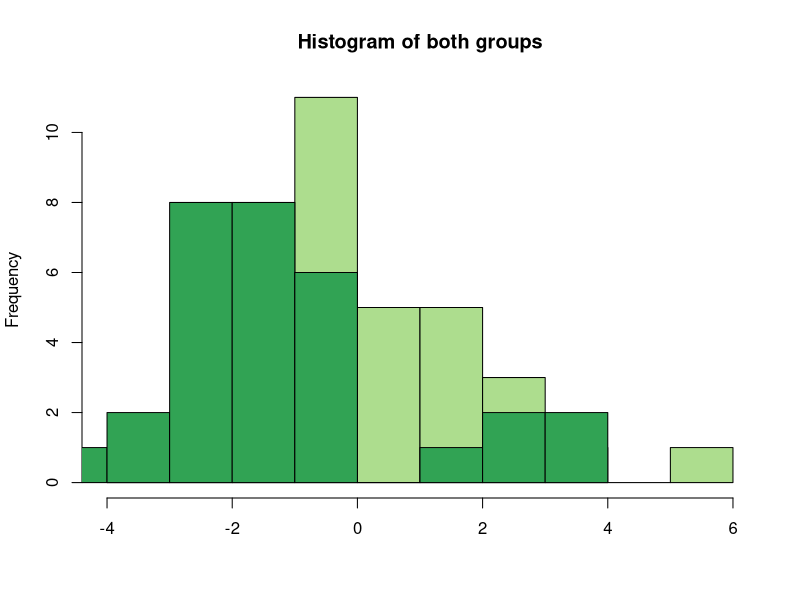
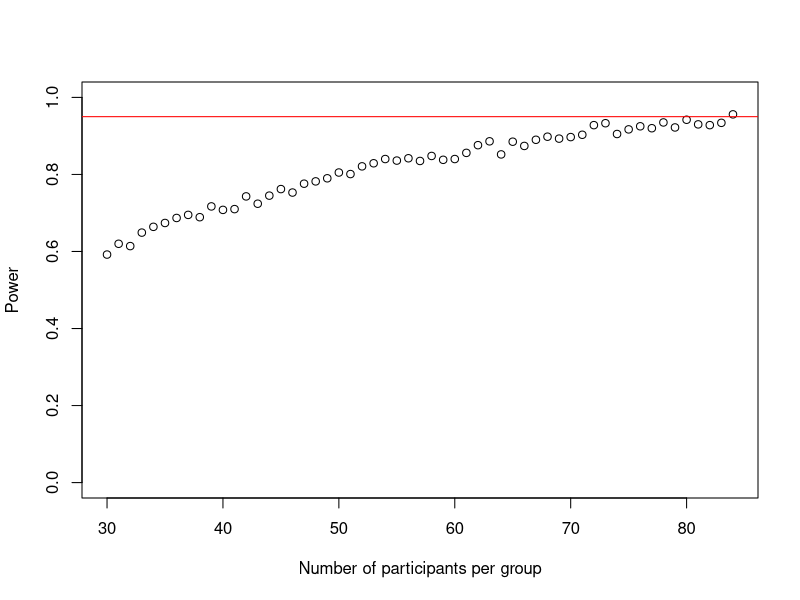
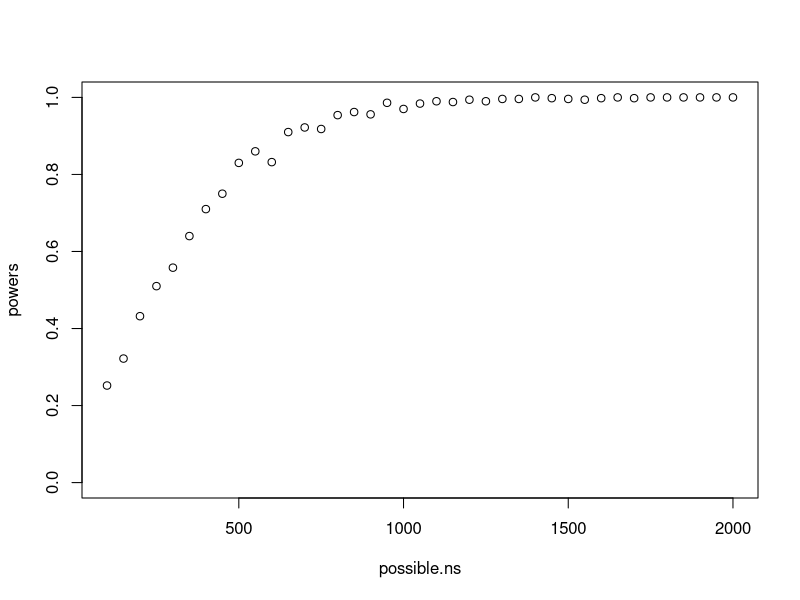

Write the R code that produced these figures, in order.

##### I. SIMULATED T-TESTS OF MEAN DIFFERENCES AND POWER

set.seed(1234)
group1 <- rnorm(30, 1, 2)
group2 <- rnorm(30, 0, 2)


hist(group1, col = "#addd8e", breaks = 10, main = "Histogram of both groups", xlab = "")
hist(group2, add = TRUE, breaks = 10, col= "#31a354")


t.test(group1, group2, paired = FALSE, var.equal = TRUE, conf.level = 0.9)


set.seed(1)
n_sims <- 1000 # we want 1000 simulations
p_vals <- c()
for(i in 1:n_sims){
  group1 <- rnorm(30,1,2) # simulate group 1
  group2 <- rnorm(30,0,2) # simulate group 2
  p_vals[i] <- t.test(group1, group2, paired = FALSE, var.equal = TRUE, conf.level = 0.90)$p.value # run t-test and extract the p-value
}
mean(p_vals < .10) # check power (i.e. proportion of p-values that are smaller than alpha-level of .10)



###### II. SIMULATING NECESSARY N FOR A REQUIRED POWER LEVEL DIFFERENT IN MEANS

set.seed(1)
n_sims <- 1000 # we want 1000 simulations
p_vals <- c()
power_at_n <- c(0) # this vector will contain the power for each sample-size (it needs the initial 0 for the while-loop to work)
cohens_ds <- c()
cohens_ds_at_n <- c() 
n <- 30 # sample-size 
i <- 2
while(power_at_n[i-1] < .95){
  for(sim in 1:n_sims){
    group1 <- rnorm(n,1,2) # simulate group 1
    group2 <- rnorm(n,0,2) # simulate group 2
    p_vals[sim] <- t.test(group1, group2, paired = FALSE, var.equal = TRUE, conf.level = 0.9)$p.value # run t-test and extract the p-value
    cohens_ds[sim] <- abs((mean(group1)-mean(group2))/(sqrt((sd(group1)^2+sd(group2)^2)/2))) # we also save the cohens ds that we observed in each simulation
  }
  power_at_n[i] <- mean(p_vals < .10) # check power (i.e. proportion of p-values that are smaller than alpha-level of .10)
  cohens_ds_at_n[i] <- mean(cohens_ds) # calculate means of cohens ds for each sample-size
  n <- n+1 # increase sample-size by 1
  i <- i+1 # increase index of the while-loop by 1 to save power and cohens d to vector
}
power_at_n <- power_at_n[-1] # delete first 0 from the vector
cohens_ds_at_n <- cohens_ds_at_n[-1] # delete first NA from the vector

plot(30:(n-1), power_at_n, xlab = "Number of participants per group", ylab = "Power", ylim = c(0,1), axes = TRUE)
abline(h = .95, col = "red")


###### III. SIMULATING NECESSARY N FOR A REQUIRED POWER LEVEL BI-VARIARTE REGRESSION


possible.ns <- seq(from=100, to=2000, by=50) # The sample sizes we'll be considering
powers <- rep(NA, length(possible.ns)) # Empty object to collect simulation estimates
alpha <- 0.05 # Standard significance level
sims <- 500 # Number of simulations to conduct for each N 
#### Outer loop to vary the number of subjects ####
for (j in 1:length(possible.ns)){
  N <- possible.ns[j] # Pick the jth value for N
  significant.experiments <- rep(NA, sims) # Empty object to count significant experiments
  #### Inner loop to conduct experiments "sims" times over for each N ####
  for (i in 1:sims){
    Y0 <- rnorm(n=N, mean=60, sd=20) # control potential outcome
    tau <- 5 # Hypothesize treatment effect
    Y1 <- Y0 + tau # treatment potential outcome
    Z.sim <- rbinom(n=N, size=1, prob=.5) # Do a random assignment
    Y.sim <- Y1*Z.sim + Y0*(1-Z.sim) # Reveal outcomes according to assignment
    fit.sim <- lm(Y.sim ~ Z.sim) # Do analysis (Simple regression)
    p.value <- summary(fit.sim)$coefficients[2,4] # Extract p-values
    significant.experiments[i] <- (p.value <= alpha) # Determine significance according to p <= 0.05
  }
  powers[j] <- mean(significant.experiments) # store average success rate (power) for each N
}
plot(possible.ns, powers, ylim=c(0,1))



